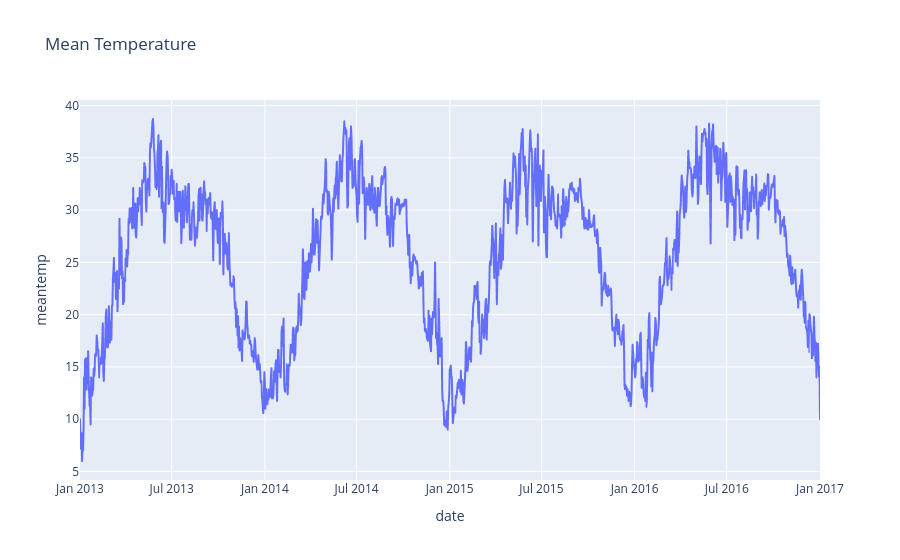

Source (notebook cell):
### Code cell
# Draw same plot on plotly
fig = px.line(df, x=df.index, y='meantemp', title='Mean Temperature')
fig.show()

### Figure 1 — Plotly figure (JSON) as saved in the notebook; plotly's stock layout.template omitted (floating-point values rounded to 4 significant figures; data arrays with more than 128 entries replaced by an {"elided": "..."} marker saying what was removed)
{"data": [{"hovertemplate": "date=%{x}<br>meantemp=%{y}<extra></extra>", "legendgroup": "", "line": {"color": "#636efa", "dash": "solid"}, "marker": {"symbol": "circle"}, "mode": "lines", "name": "", "showlegend": false, "type": "scattergl", "x": {"elided": "1462 str values"}, "xaxis": "x", "y": {"elided": "1462 float values"}, "yaxis": "y"}], "layout": {"legend": {"tracegroupgap": 0}, "title": {"text": "Mean Temperature"}, "xaxis": {"anchor": "y", "domain": [0, 1], "title": {"text": "date"}}, "yaxis": {"anchor": "x", "domain": [0, 1], "title": {"text": "meantemp"}}}}
